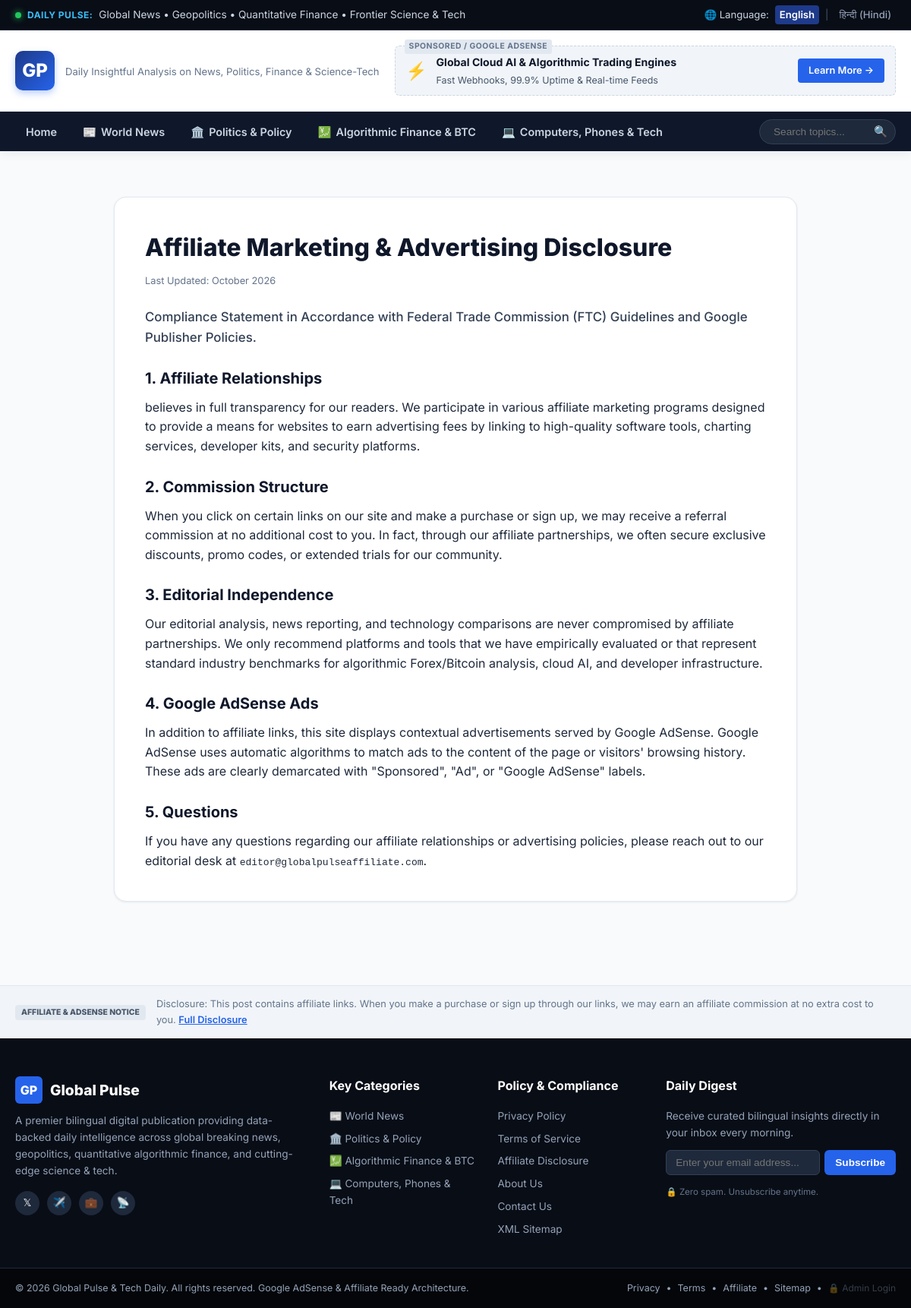
Page /affiliate-disclosure on the committed database.
### tables this page shows
CREATE TABLE settings (
            key TEXT PRIMARY KEY,
            value TEXT
        );

### app.py (the view)
@app.route('/affiliate-disclosure')
def affiliate_disclosure():
    return render_template('pages/disclosure.html')

### app.py (called while the page is built)
@app.context_processor
def inject_globals():
    lang = request.args.get('lang') or request.cookies.get('site_lang', 'en')
    settings = get_settings()
    return dict(
        lang=lang,
        settings=settings,
        categories=CATEGORY_META,
        current_year=datetime.now().year,
        is_admin=session.get('is_admin', False)
    )

### database.py (called while the page is built)
def get_db():
    conn = sqlite3.connect(DB_PATH)
    conn.row_factory = sqlite3.Row
    return conn

def get_settings():
    conn = get_db()
    cursor = conn.cursor()
    cursor.execute("SELECT key, value FROM settings")
    rows = cursor.fetchall()
    conn.close()
    return {row['key']: row['value'] for row in rows}

### templates/pages/disclosure.html (shortened to what this page needs)
{% extends "base.html" %}
{% block content %}
<div class="container static-page-container">
    <div class="static-content-card">
        <h1>Affiliate Marketing & Advertising Disclosure</h1>
        <p class="last-updated">Last Updated: October 2026</p>
        <p class="lead-highlight">Compliance Statement in Accordance with Federal Trade Commission (FTC) Guidelines and Google Publisher Policies.</p>
        <h2>1. Affiliate Relationships</h2>
        <p>{{ settings.site_title_en }} believes in full transparency for our readers. We participate in various affiliate marketing programs designed to provide a means for websites to earn advertising fees by linking to high-quality software tools, charting services, developer kits, and security platforms.</p>
        <h2>2. Commission Structure</h2>
        <p>When you click on certain links on our site and make a purchase or sign up, we may receive a referral commission at no additional cost to you. In fact, through our affiliate partnerships, we often secure exclusive discounts, promo codes, or extended trials for our community.</p>
        <h2>3. Editorial Independence</h2>
        <p>Our editorial analysis, news reporting, and technology comparisons are never compromised by affiliate partnerships. We only recommend platforms and tools that we have empirically evaluated or that represent standard industry benchmarks for algorithmic Forex/Bitcoin analysis, cloud AI, and developer infrastructure.</p>
        <h2>4. Google AdSense Ads</h2>
        <p>In addition to affiliate links, this site displays contextual advertisements served by Google AdSense. Google AdSense uses automatic algorithms to match ads to the content of the page or visitors' browsing history. These ads are clearly demarcated with "Sponsored", "Ad", or "Google AdSense" labels.</p>
        <h2>5. Questions</h2>
        <p>If you have any questions regarding our affiliate relationships or advertising policies, please reach out to our editorial desk at <code>{{ settings.contact_email }}</code>.</p>
    </div>
</div>
{% endblock %}

### templates/base.html (shortened to what this page needs)
<!DOCTYPE html>
<html lang="{{ lang }}">
<head>
    <link rel="stylesheet" href="{{ url_for('static', filename='css/style.css') }}">
</head>
<body class="lang-{{ lang }}">
    <header class="top-ticker-bar">
        <div class="container top-bar-inner">
            <div class="ticker-left">
                <span class="live-pulse-dot"></span>
                <span class="ticker-label">
                    {% if lang == 'hi' %}दैनिक अपडेट्स:{% else %}Daily Pulse:{% endif %}
                </span>
                <span class="ticker-text">
                    {% if lang == 'hi' %}
                    समाचार • राजनीति • वित्तीय ऑटोमेशन • विज्ञान एवं प्रौद्योगिकी की ताज़ा ख़बरें
                    {% else %}
                    Global News • Geopolitics • Quantitative Finance • Frontier Science & Tech
                    {% endif %}
                </span>
            </div>
            <div class="ticker-right">
                <div class="lang-selector-group">
                    <span class="lang-lbl">🌐 Language:</span>
                    <a href="{{ url_for('set_language', lang_code='en') }}" class="lang-btn {% if lang == 'en' %}active{% endif %}">English</a>
                    <span class="lang-divider">|</span>
                    <a href="{{ url_for('set_language', lang_code='hi') }}" class="lang-btn {% if lang == 'hi' %}active{% endif %}">हिन्दी (Hindi)</a>
                </div>
            </div>
        </div>
    </header>
    <div class="header-main-area">
        <div class="container header-layout">
            <div class="site-branding">
                <a href="{{ url_for('home') }}" class="logo-link">
                    <div class="logo-badge">GP</div>
                    <div class="logo-text">
                        <p class="site-tagline">
                            {% if lang == 'hi' %}{{ settings.site_tagline_hi }}{% else %}{{ settings.site_tagline_en }}{% endif %}
                        </p>
                    </div>
                </a>
            </div>
            <div class="header-ad-slot">
                {% if settings.ads_enabled == '1' %}
                <div class="ad-banner-box leaderboard-banner">
                    <span class="ad-sponsored-tag">SPONSORED / GOOGLE ADSENSE</span>
                    <div class="ad-content-mock">
                        <div class="ad-mock-icon">⚡</div>
                        <div class="ad-mock-text">
                            <strong>Global Cloud AI & Algorithmic Trading Engines</strong>
                            <p>Fast Webhooks, 99.9% Uptime & Real-time Feeds</p>
                        </div>
                        <a href="{{ settings.default_affiliate_cta }}" target="_blank" rel="nofollow sponsored" class="ad-cta-btn">Learn More &rarr;</a>
                    </div>
                </div>
                {% endif %}
            </div>
        </div>
    </div>
    <nav class="main-navbar">
        <div class="container nav-container">
            <ul class="nav-links">
                <li><a href="{{ url_for('home') }}" class="nav-item {% if request.endpoint == 'home' %}active{% endif %}">
                    {% if lang == 'hi' %}होम{% else %}Home{% endif %}
                </a></li>
                {% for slug, cat in categories.items() %}
                <li>
                    <a href="{{ url_for('category_view', cat_slug=slug) }}" class="nav-item {% if cat_slug == slug %}active{% endif %}">
                        <span class="cat-icon">{{ cat.icon }}</span>
                        {% if lang == 'hi' %}{{ cat.name_hi }}{% else %}{{ cat.name_en }}{% endif %}
                    </a>
                </li>
                {% endfor %}
            </ul>
            <div class="nav-right-actions">
                <form action="{{ url_for('search') }}" method="GET" class="search-form">
                    <input type="text" name="q" placeholder="{% if lang == 'hi' %}खोजें...{% else %}Search topics...{% endif %}" value="{{ query|default('') }}" required>
                    <button type="submit" aria-label="Search">🔍</button>
                </form>
            </div>
        </div>
    </nav>
    <main class="site-main">
        {% block content %}{% endblock %}
    </main>
    <aside class="affiliate-disclosure-strip">
        <div class="container disclosure-box">
            <span class="disclosure-badge">AFFILIATE & ADSENSE NOTICE</span>
            <p>
                {% if lang == 'hi' %}
                {{ settings.affiliate_disclosure_hi }}
                {% else %}
                {{ settings.affiliate_disclosure_en }}
                {% endif %}
                <a href="{{ url_for('affiliate_disclosure') }}" class="read-more-link">
                    {% if lang == 'hi' %}विस्तार से पढ़ें{% else %}Full Disclosure{% endif %}
                </a>
            </p>
        </div>
    </aside>
    <footer class="site-footer">
        <div class="container footer-grid">
            <div class="footer-col about-col">
                <div class="footer-logo">
                    <span class="footer-logo-badge">GP</span>
                    <span class="footer-logo-text">Global Pulse</span>
                </div>
                <p class="footer-desc">
                    {% if lang == 'hi' %}
                    एक अग्रणी द्विभाषी डिजिटल प्रकाशन जो समाचार, वैश्विक राजनीति, क्वांटिटेटिव वित्त और आधुनिक विज्ञान-प्रौद्योगिकी पर तथ्य-आधारित दैनिक विश्लेषण प्रदान करता है।
                    {% else %}
                    A premier bilingual digital publication providing data-backed daily intelligence across global breaking news, geopolitics, quantitative algorithmic finance, and cutting-edge science & tech.
                    {% endif %}
                </p>
                <div class="footer-socials">
                    <a href="#" class="social-icon" aria-label="Twitter">𝕏</a>
                    <a href="#" class="social-icon" aria-label="Telegram">✈️</a>
                    <a href="#" class="social-icon" aria-label="LinkedIn">💼</a>
                    <a href="{{ url_for('feed') }}" class="social-icon" aria-label="RSS Feed" title="RSS Feed">📡</a>
                </div>
            </div>
            <div class="footer-col">
                <h4 class="footer-heading">{% if lang == 'hi' %}प्रमुख श्रेणियां{% else %}Key Categories{% endif %}</h4>
                <ul class="footer-list">
                    {% for slug, cat in categories.items() %}
                    <li>
                        <a href="{{ url_for('category_view', cat_slug=slug) }}">
                            {{ cat.icon }} {% if lang == 'hi' %}{{ cat.name_hi }}{% else %}{{ cat.name_en }}{% endif %}
                        </a>
                    </li>
                    {% endfor %}
                </ul>
            </div>
            <div class="footer-col">
                <h4 class="footer-heading">{% if lang == 'hi' %}नीति एवं अनुपालन{% else %}Policy & Compliance{% endif %}</h4>
                <ul class="footer-list">
                    <li><a href="{{ url_for('privacy_policy') }}">{% if lang == 'hi' %}गोपनीयता नीति (Privacy Policy){% else %}Privacy Policy{% endif %}</a></li>
                    <li><a href="{{ url_for('terms') }}">{% if lang == 'hi' %}नियम और शर्तें (Terms of Service){% else %}Terms of Service{% endif %}</a></li>
                    <li><a href="{{ url_for('affiliate_disclosure') }}">{% if lang == 'hi' %}एफिलिएट प्रकटीकरण (Affiliate Disclosure){% else %}Affiliate Disclosure{% endif %}</a></li>
                    <li><a href="{{ url_for('about') }}">{% if lang == 'hi' %}हमारे बारे में (About Us){% else %}About Us{% endif %}</a></li>
                    <li><a href="{{ url_for('contact') }}">{% if lang == 'hi' %}संपर्क करें (Contact Us){% else %}Contact Us{% endif %}</a></li>
                    <li><a href="{{ url_for('sitemap') }}">XML Sitemap</a></li>
                </ul>
            </div>
            <div class="footer-col newsletter-col">
                <h4 class="footer-heading">{% if lang == 'hi' %}दैनिक न्यूज़लेटर{% else %}Daily Digest{% endif %}</h4>
                <p class="newsletter-sub">
                    {% if lang == 'hi' %}
                    हर सुबह शीर्ष समाचार और विश्लेषण अपने इनबॉक्स में प्राप्त करें।
                    {% else %}
                    Receive curated bilingual insights directly in your inbox every morning.
                    {% endif %}
                </p>
                <form class="newsletter-form" onsubmit="event.preventDefault(); alert('Thank you for subscribing to daily alerts!');">
                    <input type="email" placeholder="{% if lang == 'hi' %}अपना ईमेल दर्ज करें...{% else %}Enter your email address...{% endif %}" required>
                    <button type="submit">{% if lang == 'hi' %}सब्सक्राइब{% else %}Subscribe{% endif %}</button>
                </form>
                <span class="spam-free-note">🔒 Zero spam. Unsubscribe anytime.</span>
            </div>
        </div>
        <div class="footer-bottom">
            <div class="container footer-bottom-inner">
                <p>&copy; {{ current_year }} Global Pulse & Tech Daily. All rights reserved. Google AdSense & Affiliate Ready Architecture.</p>
                <div class="footer-bottom-links">
                    <a href="{{ url_for('privacy_policy') }}">Privacy</a>
                    <span>•</span>
                    <a href="{{ url_for('terms') }}">Terms</a>
                    <span>•</span>
                    <a href="{{ url_for('affiliate_disclosure') }}">Affiliate</a>
                    <span>•</span>
                    <a href="{{ url_for('sitemap') }}">Sitemap</a>
                    {% if is_admin %}
                    <span>•</span>
                    <a href="{{ url_for('admin') }}">⚙️ Admin</a>
                    <span>•</span>
                    <a href="{{ url_for('admin_logout') }}">Logout</a>
                    {% else %}
                    <span>•</span>
                    <a href="{{ url_for('admin_login') }}" style="opacity: 0.35; font-size: 0.75rem;" title="Admin Portal">🔒 Admin Login</a>
                    {% endif %}
                </div>
            </div>
        </div>
    </footer>
</body>
</html>

### rows in the picture
settings: site_tagline_en "Daily Insightful Analysis on News, Politics, Finance & Science-Tech"
settings: contact_email "editor@globalpulseaffiliate.com"
settings: affiliate_disclosure_en "Disclosure: This post contains affiliate links. When you make a purchase or sign up through our links, we may earn an affiliate commission at no extra cost to you."

### other values in the picture
{{ cat.icon }} "📰" "🏛️" "💹" "💻"
{{ cat.name_en }} "World News" "Politics & Policy" "Algorithmic Finance & BTC" "Computers, Phones & Tech"
